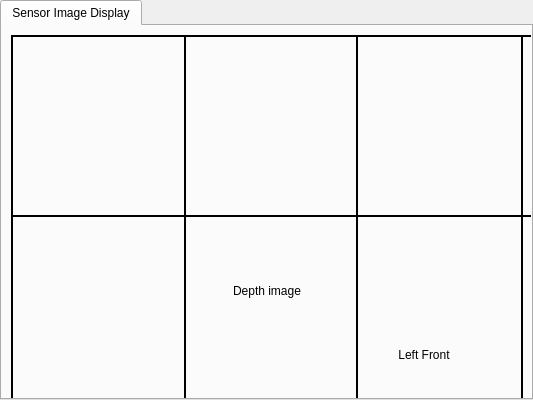
                 <widget class="QTabWidget" name="tabWidget_5">
                  <property name="currentIndex">
                   <number>0</number>
                  </property>
                  <widget class="QWidget" name="tab_8">
                   <attribute name="title">
                    <string>Sensor Image Display</string>
                   </attribute>
                   <layout class="QHBoxLayout" name="horizontalLayout_26">
                    <item>
                     <layout class="QHBoxLayout" name="horizontalLayout_16">
                      <property name="leftMargin">
                       <number>0</number>
                      </property>
                      <property name="topMargin">
                       <number>0</number>
                      </property>
                      <property name="rightMargin">
                       <number>0</number>
                      </property>
                      <item>
                       <layout class="QVBoxLayout" name="verticalLayout_9">
                        <property name="leftMargin">
                         <number>0</number>
                        </property>
                        <item>
                         <widget class="QLabel" name="Depth_image">
                          <property name="enabled">
                           <bool>true</bool>
                          </property>
                          <property name="sizePolicy">
                           <sizepolicy hsizetype="Preferred" vsizetype="Preferred">
                            <horstretch>0</horstretch>
                            <verstretch>0</verstretch>
                           </sizepolicy>
                          </property>
                          <property name="minimumSize">
                           <size>
                            <width>512</width>
                            <height>512</height>
                           </size>
                          </property>
                          <property name="frameShape">
                           <enum>QFrame::Box</enum>
                          </property>
                          <property name="lineWidth">
                           <number>2</number>
                          </property>
                          <property name="text">
                           <string>Depth image</string>
                          </property>
                          <property name="alignment">
                           <set>Qt::AlignCenter</set>
                          </property>
                          <property name="margin">
                           <number>0</number>
                          </property>
                         </widget>
                        </item>
                        <item>
                         <widget class="QLabel" name="Ab_image">
                          <property name="minimumSize">
                           <size>
                            <width>512</width>
                            <height>512</height>
                           </size>
                          </property>
                          <property name="frameShape">
                           <enum>QFrame::Box</enum>
                          </property>
                          <property name="lineWidth">
                           <number>2</number>
                          </property>
                          <property name="text">
                           <string>Ab image</string>
                          </property>
                          <property name="alignment">
                           <set>Qt::AlignCenter</set>
                          </property>
                         </widget>
                        </item>
                       </layout>
                      </item>
                      <item>
                       <layout class="QVBoxLayout" name="verticalLayout_12">
                        <property name="rightMargin">
                         <number>0</number>
                        </property>
                        <item>
                         <widget class="QLabel" name="LFImage">
                          <property name="minimumSize">
                           <size>
                            <width>480</width>
                            <height>640</height>
                           </size>
                          </property>
                          <property name="maximumSize">
                           <size>
                            <width>480</width>
                            <height>640</height>
                           </size>
                          </property>
                          <property name="frameShape">
                           <enum>QFrame::Box</enum>
                          </property>
                          <property name="lineWidth">
                           <number>2</number>
                          </property>
                          <property name="text">
                           <string>Left Front</string>
                          </property>
                          <property name="alignment">
                           <set>Qt::AlignCenter</set>
                          </property>
                         </widget>
                        </item>
                        <item>
                         <widget class="QLabel" name="LLImage">
                          <property name="sizePolicy">
                           <sizepolicy hsizetype="Preferred" vsizetype="Minimum">
                            <horstretch>0</horstretch>
                            <verstretch>0</verstretch>
                           </sizepolicy>
                          </property>
                          <property name="minimumSize">
                           <size>
                            <width>480</width>
                            <height>640</height>
                           </size>
                          </property>
                          <property name="maximumSize">
                           <size>
                            <width>480</width>
                            <height>640</height>
                           </size>
                          </property>
                          <property name="frameShape">
                           <enum>QFrame::Box</enum>
                          </property>
                          <property name="lineWidth">
                           <number>2</number>
                          </property>
                          <property name="text">
                           <string>Left Left</string>
                          </property>
                          <property name="alignment">
                           <set>Qt::AlignCenter</set>
                          </property>
                         </widget>
                        </item>
                       </layout>
                      </item>
                      <item>
                       <layout class="QVBoxLayout" name="verticalLayout_13">
                        <property name="rightMargin">
                         <number>0</number>
                        </property>
                        <item>
                         <widget class="QLabel" name="RFImage">
                          <property name="minimumSize">
                           <size>
                            <width>480</width>
                            <height>640</height>
                           </size>
                          </property>
                          <property name="maximumSize">
                           <size>
                            <width>480</width>
                            <height>640</height>
                           </size>
                          </property>
                          <property name="frameShape">
                           <enum>QFrame::Box</enum>
                          </property>
                          <property name="lineWidth">
                           <number>2</number>
                          </property>
                          <property name="text">
                           <string>Right Front</string>
                          </property>
                          <property name="alignment">
                           <set>Qt::AlignCenter</set>
                          </property>
                         </widget>
                        </item>
                        <item>
                         <widget class="QLabel" name="RRImage">
                          <property name="minimumSize">
                           <size>
                            <width>480</width>
                            <height>640</height>
                           </size>
                          </property>
                          <property name="maximumSize">
                           <size>
                            <width>480</width>
                            <height>640</height>
                           </size>
                          </property>
                          <property name="frameShape">
                           <enum>QFrame::Box</enum>
                          </property>
                          <property name="frameShadow">
                           <enum>QFrame::Plain</enum>
                          </property>
                          <property name="lineWidth">
                           <number>2</number>
                          </property>
                          <property name="text">
                           <string>Right RIght</string>
                          </property>
                          <property name="alignment">
                           <set>Qt::AlignCenter</set>
                          </property>
                         </widget>
                        </item>
                       </layout>
                      </item>
                     </layout>
                    </item>
                   </layout>
                  </widget>
                 </widget>
